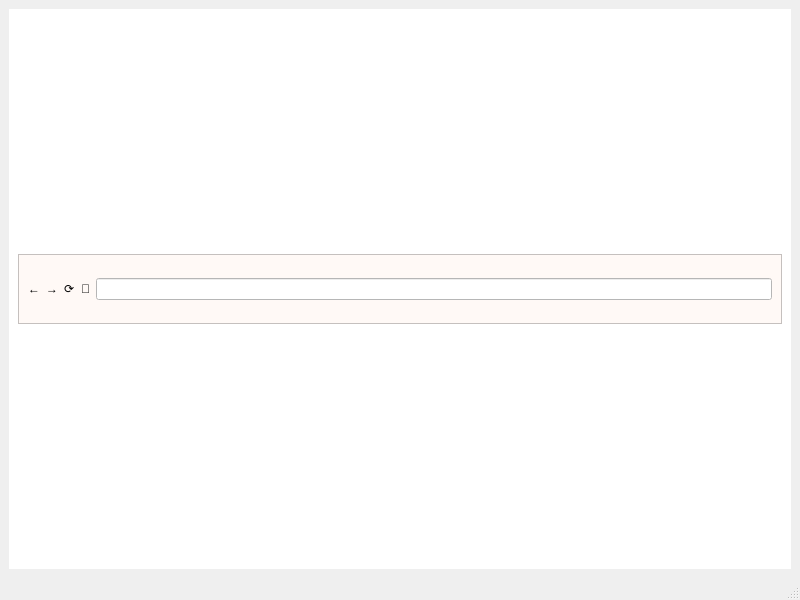
<?xml version="1.0" encoding="UTF-8"?>
<ui version="4.0">
 <class>MainWindow</class>
 <widget class="QMainWindow" name="MainWindow">
  <property name="geometry">
   <rect>
    <x>0</x>
    <y>0</y>
    <width>800</width>
    <height>600</height>
   </rect>
  </property>
  <property name="windowTitle">
   <string>MainWindow</string>
  </property>
  <widget class="QWidget" name="centralwidget">
   <layout class="QVBoxLayout" name="verticalLayout">
    <item>
     <widget class="QWidget" name="widget" native="true">
      <property name="styleSheet">
       <string notr="true">
background-color: rgb(255, 255, 255);
</string>
      </property>
      <layout class="QVBoxLayout" name="verticalLayout_2">
       <item>
        <widget class="QFrame" name="frame">
         <property name="minimumSize">
          <size>
           <width>0</width>
           <height>50</height>
          </size>
         </property>
         <property name="maximumSize">
          <size>
           <width>16777215</width>
           <height>70</height>
          </size>
         </property>
         <property name="styleSheet">
          <string notr="true">background-color: rgb(255, 0, 127);
background-color: rgb(255, 249, 246);</string>
         </property>
         <property name="frameShape">
          <enum>QFrame::StyledPanel</enum>
         </property>
         <property name="frameShadow">
          <enum>QFrame::Raised</enum>
         </property>
         <layout class="QHBoxLayout" name="horizontalLayout">
          <item>
           <widget class="QPushButton" name="back">
            <property name="maximumSize">
             <size>
              <width>28</width>
              <height>16777215</height>
             </size>
            </property>
            <property name="styleSheet">
             <string notr="true">font: 14pt &quot;MS Shell Dlg 2&quot;;
border:none</string>
            </property>
            <property name="text">
             <string>←</string>
            </property>
           </widget>
          </item>
          <item>
           <widget class="QPushButton" name="forward">
            <property name="maximumSize">
             <size>
              <width>27</width>
              <height>16777215</height>
             </size>
            </property>
            <property name="styleSheet">
             <string notr="true">border:none;
font: 14pt &quot;MS Shell Dlg 2&quot;;</string>
            </property>
            <property name="text">
             <string>→</string>
            </property>
           </widget>
          </item>
          <item>
           <widget class="QPushButton" name="refresh">
            <property name="maximumSize">
             <size>
              <width>27</width>
              <height>16777215</height>
             </size>
            </property>
            <property name="styleSheet">
             <string notr="true">border:none;
font: 14pt &quot;MS Shell Dlg 2&quot;;</string>
            </property>
            <property name="text">
             <string>⟳</string>
            </property>
           </widget>
          </item>
          <item>
           <widget class="QPushButton" name="home">
            <property name="maximumSize">
             <size>
              <width>27</width>
              <height>16777215</height>
             </size>
            </property>
            <property name="styleSheet">
             <string notr="true">font: 14pt &quot;MS Shell Dlg 2&quot;;
border:none</string>
            </property>
            <property name="text">
             <string>🏡</string>
            </property>
           </widget>
          </item>
          <item>
           <widget class="QLineEdit" name="lineEdit">
            <property name="styleSheet">
             <string notr="true">background-color: rgb(255, 255, 255);
font: 14pt &quot;MS Shell Dlg 2&quot;;</string>
            </property>
           </widget>
          </item>
         </layout>
        </widget>
       </item>
      </layout>
     </widget>
    </item>
   </layout>
  </widget>
  <widget class="QStatusBar" name="statusbar"/>
 </widget>
 <resources/>
 <connections/>
</ui>
